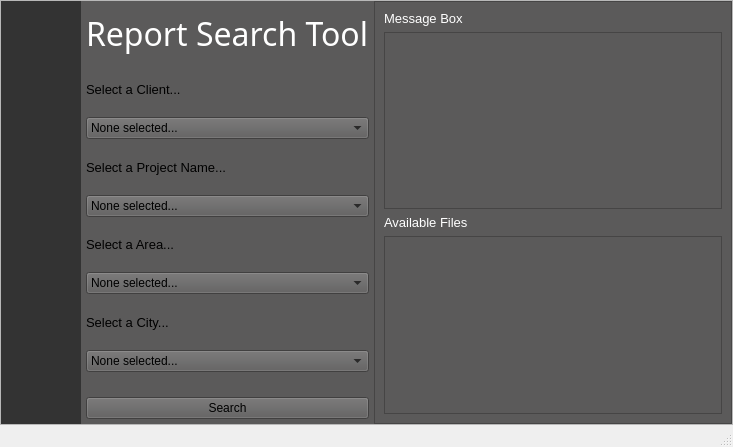
<?xml version="1.0" encoding="UTF-8"?>
<ui version="4.0">
 <class>appmainwindow</class>
 <widget class="QMainWindow" name="appmainwindow">
  <property name="geometry">
   <rect>
    <x>0</x>
    <y>0</y>
    <width>733</width>
    <height>447</height>
   </rect>
  </property>
  <property name="windowTitle">
   <string>MainWindow</string>
  </property>
  <widget class="QWidget" name="centralwidget">
   <layout class="QGridLayout" name="gridLayout">
    <property name="leftMargin">
     <number>0</number>
    </property>
    <property name="topMargin">
     <number>0</number>
    </property>
    <property name="rightMargin">
     <number>0</number>
    </property>
    <property name="bottomMargin">
     <number>0</number>
    </property>
    <property name="spacing">
     <number>0</number>
    </property>
    <item row="0" column="0">
     <widget class="QFrame" name="frame">
      <property name="frameShape">
       <enum>QFrame::StyledPanel</enum>
      </property>
      <property name="frameShadow">
       <enum>QFrame::Raised</enum>
      </property>
      <layout class="QGridLayout" name="gridLayout_7">
       <property name="leftMargin">
        <number>0</number>
       </property>
       <property name="topMargin">
        <number>0</number>
       </property>
       <property name="rightMargin">
        <number>0</number>
       </property>
       <property name="bottomMargin">
        <number>0</number>
       </property>
       <property name="spacing">
        <number>0</number>
       </property>
       <item row="0" column="0">
        <widget class="QFrame" name="frame_west">
         <property name="minimumSize">
          <size>
           <width>80</width>
           <height>0</height>
          </size>
         </property>
         <property name="maximumSize">
          <size>
           <width>80</width>
           <height>16777215</height>
          </size>
         </property>
         <property name="styleSheet">
          <string notr="true">background:rgb(51,51,51);</string>
         </property>
         <property name="frameShape">
          <enum>QFrame::NoFrame</enum>
         </property>
         <property name="frameShadow">
          <enum>QFrame::Plain</enum>
         </property>
         <layout class="QVBoxLayout" name="verticalLayout_3">
          <property name="spacing">
           <number>0</number>
          </property>
          <property name="leftMargin">
           <number>0</number>
          </property>
          <property name="topMargin">
           <number>0</number>
          </property>
          <property name="rightMargin">
           <number>0</number>
          </property>
          <property name="bottomMargin">
           <number>0</number>
          </property>
          <item>
           <widget class="QFrame" name="frame_home">
            <property name="minimumSize">
             <size>
              <width>80</width>
              <height>55</height>
             </size>
            </property>
            <property name="maximumSize">
             <size>
              <width>160</width>
              <height>55</height>
             </size>
            </property>
            <property name="frameShape">
             <enum>QFrame::NoFrame</enum>
            </property>
            <property name="frameShadow">
             <enum>QFrame::Plain</enum>
            </property>
            <layout class="QHBoxLayout" name="horizontalLayout_15">
             <property name="spacing">
              <number>0</number>
             </property>
             <property name="leftMargin">
              <number>0</number>
             </property>
             <property name="topMargin">
              <number>0</number>
             </property>
             <property name="rightMargin">
              <number>0</number>
             </property>
             <property name="bottomMargin">
              <number>0</number>
             </property>
             <item>
              <widget class="QPushButton" name="btn_home">
               <property name="minimumSize">
                <size>
                 <width>80</width>
                 <height>55</height>
                </size>
               </property>
               <property name="maximumSize">
                <size>
                 <width>160</width>
                 <height>55</height>
                </size>
               </property>
               <property name="toolTip">
                <string>Home</string>
               </property>
               <property name="styleSheet">
                <string notr="true">QPushButton {
	border: none;
	background-color: rgba(0,0,0,0);
}
QPushButton:hover {
	background-color: rgb(91,90,90);
}
QPushButton:pressed {	
	background-color: rgba(0,0,0,0);
}</string>
               </property>
               <property name="text">
                <string/>
               </property>
               <property name="icon">
                <iconset>
                 <normaloff>../../../Downloads/Minimalistic-Flat-Modern-GUI-Template-master/Minimalistic-Flat-Modern-GUI-Template-master/icons/1x/homeAsset 46.png</normaloff>../../../Downloads/Minimalistic-Flat-Modern-GUI-Template-master/Minimalistic-Flat-Modern-GUI-Template-master/icons/1x/homeAsset 46.png</iconset>
               </property>
               <property name="iconSize">
                <size>
                 <width>22</width>
                 <height>22</height>
                </size>
               </property>
               <property name="flat">
                <bool>true</bool>
               </property>
              </widget>
             </item>
            </layout>
           </widget>
          </item>
          <item>
           <widget class="QFrame" name="frame_about_2">
            <property name="minimumSize">
             <size>
              <width>80</width>
              <height>55</height>
             </size>
            </property>
            <property name="maximumSize">
             <size>
              <width>160</width>
              <height>55</height>
             </size>
            </property>
            <property name="frameShape">
             <enum>QFrame::NoFrame</enum>
            </property>
            <property name="frameShadow">
             <enum>QFrame::Plain</enum>
            </property>
            <layout class="QHBoxLayout" name="horizontalLayout_16">
             <property name="spacing">
              <number>0</number>
             </property>
             <property name="leftMargin">
              <number>0</number>
             </property>
             <property name="topMargin">
              <number>0</number>
             </property>
             <property name="rightMargin">
              <number>0</number>
             </property>
             <property name="bottomMargin">
              <number>0</number>
             </property>
             <item>
              <widget class="QPushButton" name="btn_about">
               <property name="minimumSize">
                <size>
                 <width>80</width>
                 <height>55</height>
                </size>
               </property>
               <property name="maximumSize">
                <size>
                 <width>160</width>
                 <height>55</height>
                </size>
               </property>
               <property name="toolTip">
                <string>Bug</string>
               </property>
               <property name="styleSheet">
                <string notr="true">QPushButton {
	border: none;
	background-color: rgba(0,0,0,0);
}
QPushButton:hover {
	background-color: rgb(91,90,90);
}
QPushButton:pressed {	
	background-color: rgba(0,0,0,0);
}</string>
               </property>
               <property name="text">
                <string/>
               </property>
               <property name="icon">
                <iconset>
                 <normaloff>../png/img_28891.png</normaloff>../png/img_28891.png</iconset>
               </property>
               <property name="iconSize">
                <size>
                 <width>30</width>
                 <height>30</height>
                </size>
               </property>
               <property name="flat">
                <bool>true</bool>
               </property>
              </widget>
             </item>
            </layout>
           </widget>
          </item>
          <item>
           <widget class="QFrame" name="frame_west_bottom">
            <property name="frameShape">
             <enum>QFrame::NoFrame</enum>
            </property>
            <property name="frameShadow">
             <enum>QFrame::Plain</enum>
            </property>
            <layout class="QVBoxLayout" name="verticalLayout_4">
             <property name="spacing">
              <number>0</number>
             </property>
             <property name="leftMargin">
              <number>0</number>
             </property>
             <property name="topMargin">
              <number>0</number>
             </property>
             <property name="rightMargin">
              <number>0</number>
             </property>
             <property name="bottomMargin">
              <number>0</number>
             </property>
            </layout>
           </widget>
          </item>
         </layout>
        </widget>
       </item>
       <item row="0" column="1">
        <widget class="QFrame" name="frame_east">
         <property name="frameShape">
          <enum>QFrame::NoFrame</enum>
         </property>
         <property name="frameShadow">
          <enum>QFrame::Plain</enum>
         </property>
         <layout class="QVBoxLayout" name="verticalLayout_14">
          <property name="spacing">
           <number>0</number>
          </property>
          <property name="leftMargin">
           <number>0</number>
          </property>
          <property name="topMargin">
           <number>0</number>
          </property>
          <property name="rightMargin">
           <number>0</number>
          </property>
          <property name="bottomMargin">
           <number>0</number>
          </property>
          <item>
           <widget class="QFrame" name="frame_east_top">
            <property name="frameShape">
             <enum>QFrame::NoFrame</enum>
            </property>
            <property name="frameShadow">
             <enum>QFrame::Plain</enum>
            </property>
            <layout class="QHBoxLayout" name="horizontalLayout_17">
             <property name="spacing">
              <number>0</number>
             </property>
             <property name="leftMargin">
              <number>0</number>
             </property>
             <property name="topMargin">
              <number>0</number>
             </property>
             <property name="rightMargin">
              <number>0</number>
             </property>
             <property name="bottomMargin">
              <number>0</number>
             </property>
             <item>
              <widget class="QStackedWidget" name="stackedWidget_2">
               <property name="minimumSize">
                <size>
                 <width>0</width>
                 <height>55</height>
                </size>
               </property>
               <property name="styleSheet">
                <string notr="true"/>
               </property>
               <property name="currentIndex">
                <number>0</number>
               </property>
               <widget class="QWidget" name="page_home_2">
                <property name="styleSheet">
                 <string notr="true">background:rgb(91,90,90);</string>
                </property>
                <layout class="QHBoxLayout" name="horizontalLayout_30">
                 <property name="spacing">
                  <number>0</number>
                 </property>
                 <property name="leftMargin">
                  <number>0</number>
                 </property>
                 <property name="topMargin">
                  <number>0</number>
                 </property>
                 <property name="rightMargin">
                  <number>0</number>
                 </property>
                 <property name="bottomMargin">
                  <number>0</number>
                 </property>
                 <item alignment="Qt::AlignLeft">
                  <widget class="QFrame" name="frame_home_main_2">
                   <property name="frameShape">
                    <enum>QFrame::NoFrame</enum>
                   </property>
                   <property name="frameShadow">
                    <enum>QFrame::Plain</enum>
                   </property>
                   <layout class="QVBoxLayout" name="verticalLayout_15">
                    <property name="spacing">
                     <number>5</number>
                    </property>
                    <property name="leftMargin">
                     <number>5</number>
                    </property>
                    <property name="topMargin">
                     <number>5</number>
                    </property>
                    <property name="rightMargin">
                     <number>5</number>
                    </property>
                    <property name="bottomMargin">
                     <number>5</number>
                    </property>
                    <item>
                     <widget class="QLabel" name="lab_home_main_hed_2">
                      <property name="minimumSize">
                       <size>
                        <width>0</width>
                        <height>55</height>
                       </size>
                      </property>
                      <property name="maximumSize">
                       <size>
                        <width>16777215</width>
                        <height>55</height>
                       </size>
                      </property>
                      <property name="font">
                       <font>
                        <family>Segoe UI Semilight</family>
                        <pointsize>24</pointsize>
                       </font>
                      </property>
                      <property name="styleSheet">
                       <string notr="true">QLabel {
	color:rgb(255,255,255);
}</string>
                      </property>
                      <property name="text">
                       <string>&lt;html&gt;&lt;head/&gt;&lt;body&gt;&lt;p&gt;&lt;span style=&quot; color:#ffffff;&quot;&gt;Report Search Tool&lt;/span&gt;&lt;/p&gt;&lt;/body&gt;&lt;/html&gt;</string>
                      </property>
                      <property name="textFormat">
                       <enum>Qt::RichText</enum>
                      </property>
                     </widget>
                    </item>
                    <item>
                     <widget class="QLabel" name="label_13">
                      <property name="font">
                       <font>
                        <pointsize>10</pointsize>
                       </font>
                      </property>
                      <property name="text">
                       <string>Select a Client...</string>
                      </property>
                     </widget>
                    </item>
                    <item>
                     <widget class="QComboBox" name="combo_client">
                      <item>
                       <property name="text">
                        <string>None selected...</string>
                       </property>
                      </item>
                      <item>
                       <property name="text">
                        <string>Alaska Department of Fish and Game </string>
                       </property>
                      </item>
                      <item>
                       <property name="text">
                        <string>ALASKA RAILROAD CORP</string>
                       </property>
                      </item>
                     </widget>
                    </item>
                    <item>
                     <widget class="QLabel" name="label_14">
                      <property name="font">
                       <font>
                        <pointsize>10</pointsize>
                       </font>
                      </property>
                      <property name="text">
                       <string>Select a Project Name...</string>
                      </property>
                     </widget>
                    </item>
                    <item>
                     <widget class="QComboBox" name="combo_project">
                      <item>
                       <property name="text">
                        <string>None selected...</string>
                       </property>
                      </item>
                      <item>
                       <property name="text">
                        <string>EAST PARK SUBDIVISION</string>
                       </property>
                      </item>
                      <item>
                       <property name="text">
                        <string>PORT INDUSTRIAL AREA</string>
                       </property>
                      </item>
                     </widget>
                    </item>
                    <item>
                     <widget class="QLabel" name="label_15">
                      <property name="font">
                       <font>
                        <pointsize>10</pointsize>
                       </font>
                      </property>
                      <property name="text">
                       <string>Select a Area...</string>
                      </property>
                     </widget>
                    </item>
                    <item>
                     <widget class="QComboBox" name="combo_area">
                      <item>
                       <property name="text">
                        <string>None selected...</string>
                       </property>
                      </item>
                      <item>
                       <property name="text">
                        <string>1</string>
                       </property>
                      </item>
                      <item>
                       <property name="text">
                        <string>2</string>
                       </property>
                      </item>
                      <item>
                       <property name="text">
                        <string>3</string>
                       </property>
                      </item>
                     </widget>
                    </item>
                    <item>
                     <widget class="QLabel" name="label_16">
                      <property name="font">
                       <font>
                        <pointsize>10</pointsize>
                       </font>
                      </property>
                      <property name="text">
                       <string>Select a City...</string>
                      </property>
                     </widget>
                    </item>
                    <item>
                     <widget class="QComboBox" name="combo_city">
                      <item>
                       <property name="text">
                        <string>None selected...</string>
                       </property>
                      </item>
                      <item>
                       <property name="text">
                        <string>Anchorage</string>
                       </property>
                      </item>
                      <item>
                       <property name="text">
                        <string>Adak</string>
                       </property>
                      </item>
                     </widget>
                    </item>
                    <item>
                     <spacer name="horizontalSpacer">
                      <property name="orientation">
                       <enum>Qt::Horizontal</enum>
                      </property>
                      <property name="sizeHint" stdset="0">
                       <size>
                        <width>40</width>
                        <height>20</height>
                       </size>
                      </property>
                     </spacer>
                    </item>
                    <item>
                     <widget class="QPushButton" name="btn_search">
                      <property name="text">
                       <string>Search</string>
                      </property>
                     </widget>
                    </item>
                   </layout>
                  </widget>
                 </item>
                 <item>
                  <widget class="QFrame" name="frame_5">
                   <property name="frameShape">
                    <enum>QFrame::StyledPanel</enum>
                   </property>
                   <property name="frameShadow">
                    <enum>QFrame::Raised</enum>
                   </property>
                   <layout class="QVBoxLayout" name="verticalLayout">
                    <item>
                     <widget class="QLabel" name="label_11">
                      <property name="font">
                       <font>
                        <pointsize>10</pointsize>
                       </font>
                      </property>
                      <property name="styleSheet">
                       <string notr="true">color:rgb(255,255,255);</string>
                      </property>
                      <property name="text">
                       <string>Message Box</string>
                      </property>
                     </widget>
                    </item>
                    <item>
                     <widget class="QTextEdit" name="text_msgbox"/>
                    </item>
                    <item>
                     <widget class="QLabel" name="label_12">
                      <property name="font">
                       <font>
                        <pointsize>10</pointsize>
                       </font>
                      </property>
                      <property name="styleSheet">
                       <string notr="true">color:rgb(255,255,255);</string>
                      </property>
                      <property name="text">
                       <string>Available Files</string>
                      </property>
                     </widget>
                    </item>
                    <item>
                     <widget class="QTextEdit" name="text_files"/>
                    </item>
                   </layout>
                  </widget>
                 </item>
                </layout>
               </widget>
               <widget class="QWidget" name="page_about">
                <property name="styleSheet">
                 <string notr="true">background:rgb(91,90,90);</string>
                </property>
                <layout class="QVBoxLayout" name="verticalLayout_17">
                 <property name="spacing">
                  <number>5</number>
                 </property>
                 <property name="leftMargin">
                  <number>5</number>
                 </property>
                 <property name="topMargin">
                  <number>5</number>
                 </property>
                 <property name="rightMargin">
                  <number>5</number>
                 </property>
                 <property name="bottomMargin">
                  <number>5</number>
                 </property>
                 <item>
                  <widget class="QLabel" name="lab_about_home_2">
                   <property name="minimumSize">
                    <size>
                     <width>0</width>
                     <height>55</height>
                    </size>
                   </property>
                   <property name="maximumSize">
                    <size>
                     <width>16777215</width>
                     <height>55</height>
                    </size>
                   </property>
                   <property name="font">
                    <font>
                     <family>Segoe UI</family>
                     <pointsize>24</pointsize>
                    </font>
                   </property>
                   <property name="styleSheet">
                    <string notr="true">color:rgb(255,255,255);</string>
                   </property>
                   <property name="text">
                    <string>About</string>
                   </property>
                  </widget>
                 </item>
                 <item>
                  <widget class="QFrame" name="frame_about">
                   <property name="frameShape">
                    <enum>QFrame::StyledPanel</enum>
                   </property>
                   <property name="frameShadow">
                    <enum>QFrame::Raised</enum>
                   </property>
                   <layout class="QHBoxLayout" name="horizontalLayout_31">
                    <property name="spacing">
                     <number>0</number>
                    </property>
                    <property name="leftMargin">
                     <number>5</number>
                    </property>
                    <property name="topMargin">
                     <number>5</number>
                    </property>
                    <property name="rightMargin">
                     <number>0</number>
                    </property>
                    <property name="bottomMargin">
                     <number>5</number>
                    </property>
                    <item>
                     <widget class="QLabel" name="lab_home_main_disc_2">
                      <property name="font">
                       <font>
                        <family>Segoe UI</family>
                        <pointsize>10</pointsize>
                       </font>
                      </property>
                      <property name="styleSheet">
                       <string notr="true">color:rgb(255,255,255);</string>
                      </property>
                      <property name="text">
                       <string>&lt;!DOCTYPE HTML PUBLIC &quot;-//W3C//DTD HTML 4.0//EN&quot; &quot;http://www.w3.org/TR/REC-html40/strict.dtd&quot;&gt;
&lt;html&gt;&lt;head&gt;&lt;meta name=&quot;qrichtext&quot; content=&quot;1&quot; /&gt;&lt;style type=&quot;text/css&quot;&gt;
p, li { white-space: pre-wrap; }
&lt;/style&gt;&lt;/head&gt;&lt;body style=&quot; font-family:'Segoe UI'; font-size:10pt; font-weight:400; font-style:normal;&quot;&gt;
&lt;p style=&quot; margin-top:0px; margin-bottom:0px; margin-left:0px; margin-right:0px; -qt-block-indent:0; text-indent:0px;&quot;&gt;&lt;span style=&quot; color:#ffffff;&quot;&gt;Name: DOWL Soils Library Search App&lt;/span&gt;&lt;/p&gt;
&lt;p style=&quot;-qt-paragraph-type:empty; margin-top:0px; margin-bottom:0px; margin-left:0px; margin-right:0px; -qt-block-indent:0; text-indent:0px; color:#ffffff;&quot;&gt;&lt;br /&gt;&lt;/p&gt;
&lt;p style=&quot; margin-top:0px; margin-bottom:0px; margin-left:0px; margin-right:0px; -qt-block-indent:0; text-indent:0px;&quot;&gt;&lt;span style=&quot; color:#ffffff;&quot;&gt;Version: 1.0&lt;/span&gt;&lt;/p&gt;
&lt;p style=&quot;-qt-paragraph-type:empty; margin-top:0px; margin-bottom:0px; margin-left:0px; margin-right:0px; -qt-block-indent:0; text-indent:0px; color:#ffffff;&quot;&gt;&lt;br /&gt;&lt;/p&gt;
&lt;p style=&quot; margin-top:0px; margin-bottom:0px; margin-left:0px; margin-right:0px; -qt-block-indent:0; text-indent:0px;&quot;&gt;&lt;span style=&quot; color:#ffffff;&quot;&gt;Contact: Sam Klump at sklump@dowl.com&lt;/span&gt;&lt;/p&gt;
&lt;p style=&quot;-qt-paragraph-type:empty; margin-top:0px; margin-bottom:0px; margin-left:0px; margin-right:0px; -qt-block-indent:0; text-indent:0px; color:#ffffff;&quot;&gt;&lt;br /&gt;&lt;/p&gt;
&lt;p style=&quot; margin-top:0px; margin-bottom:0px; margin-left:0px; margin-right:0px; -qt-block-indent:0; text-indent:0px;&quot;&gt;&lt;span style=&quot; color:#ffffff;&quot;&gt;Description: This app...&lt;/span&gt;&lt;/p&gt;&lt;/body&gt;&lt;/html&gt;</string>
                      </property>
                      <property name="alignment">
                       <set>Qt::AlignLeading|Qt::AlignLeft|Qt::AlignTop</set>
                      </property>
                      <property name="wordWrap">
                       <bool>true</bool>
                      </property>
                      <property name="margin">
                       <number>5</number>
                      </property>
                     </widget>
                    </item>
                   </layout>
                  </widget>
                 </item>
                </layout>
               </widget>
              </widget>
             </item>
            </layout>
           </widget>
          </item>
         </layout>
        </widget>
       </item>
      </layout>
     </widget>
    </item>
   </layout>
  </widget>
  <widget class="QStatusBar" name="statusbar"/>
  <widget class="QMenuBar" name="menubar">
   <property name="geometry">
    <rect>
     <x>0</x>
     <y>0</y>
     <width>733</width>
     <height>21</height>
    </rect>
   </property>
  </widget>
 </widget>
 <resources/>
 <connections/>
</ui>
